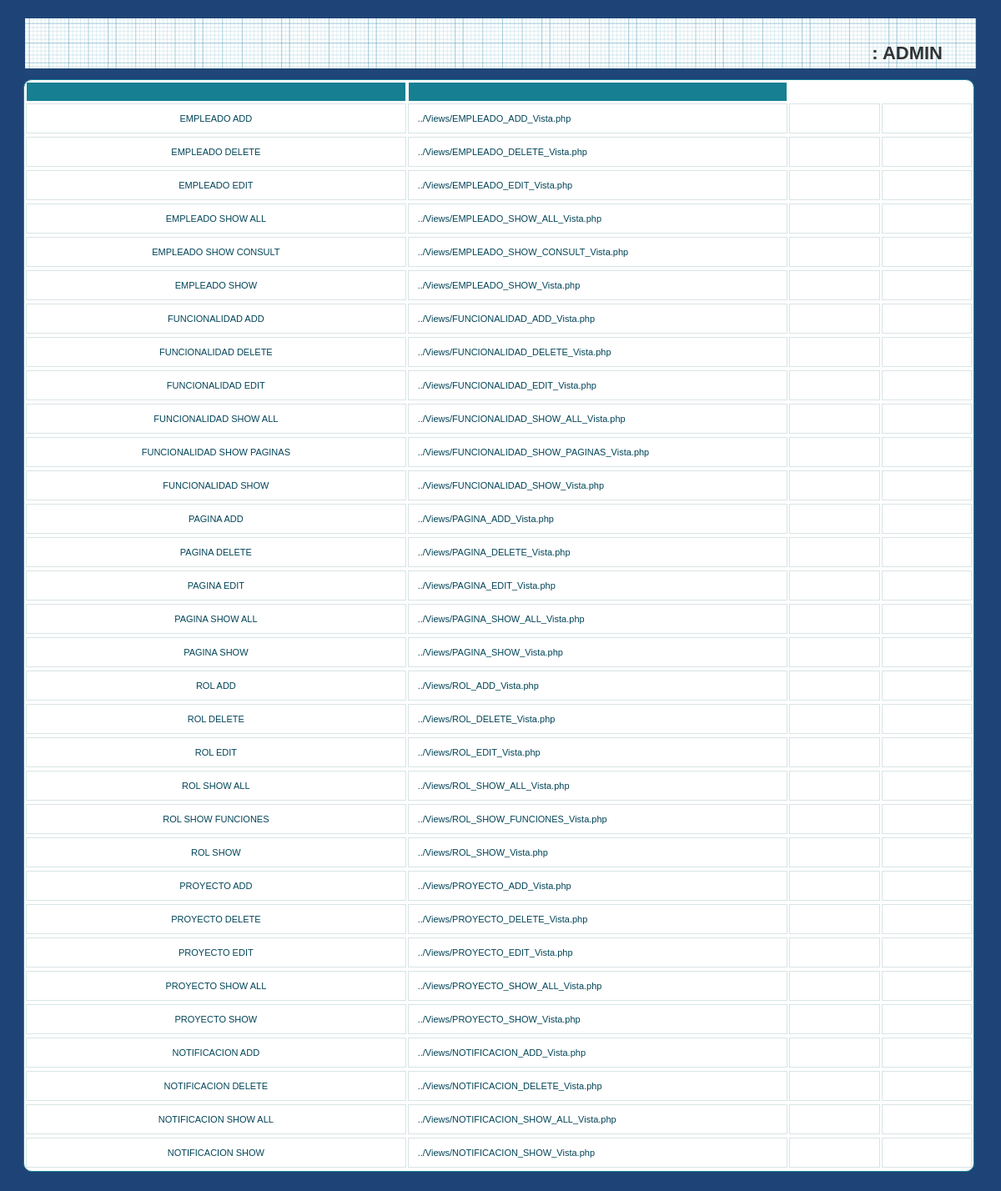
The app's page /et3_iu/Controllers/PAGINA_Controller.php (signed in) with its own data.
### tables this page shows
CREATE TABLE IF NOT EXISTS `PAGINA` (
`PAGINA_ID` int(10) NOT NULL,
  `PAGINA_LINK` varchar(50) NOT NULL,
  `PAGINA_NOM` varchar(80) NOT NULL
);

### et3_iu/Controllers/PAGINA_Controller.php (called while the page is built, shortened)
<?php
	Switch ($_REQUEST['accion']) {
		default:
			if (!isset($_REQUEST['PAGINA_NOM'])) {
				$pagina = new Pagina('', '');
			} else {
				$pagina = get_data_form();
			}
			$datos = $pagina->ConsultarTodo();
			if (!tienePermisos('Pagina_Default')) {
				new Mensaje('No tienes los permisos necesarios', '../Views/DEFAULT_Vista.php');
			} else {
				new Pagina_Default($datos, '../Views/DEFAULT_Vista.php');
			}
	}
?>

### et3_iu/Views/PAGINA_SHOW_ALL_Vista.php (the view, shortened to what this page needs)
<?php
class Pagina_default{
	private $datos;
	function __construct($array, $volver){
		$this->datos = $array;
		$this->render();
	}
	function render(){
		?>
        <link rel="stylesheet" href="../Styles/styles.css" type="text/css" media="screen" />
		<head></head>
			<p>
				<h2>
					<div>
						<?php
						$lista = array('PAGINA_NOM','PAGINA_LINK');
						?>
						<head>
							<link rel="stylesheet" href="../Styles/styles.css" type="text/css" media="screen" />
							<link rel="stylesheet" type="text/css" href="../Styles/print.css" media="print" />
						</head>
						<div id="wrapper">
							<nav>
								<div class="menu">
									<ul>
										<li><a href="../Functions/Desconectar.php"><?php echo  $strings['Cerrar Sesión']; ?></a></li>
										<li><?php echo $strings['Usuario'].": ". $_SESSION['login']; ?></li>
									</ul>
								</div>
							</nav>
						<table id="btable" border = 1>
							<tr>
								<?php
								foreach($lista as $titulo){
									echo "<th>";
									?>
									</th>
									<?php
								}
								?>
							</tr>
							<?php
							for ($j=0;$j<count($this->datos);$j++){
								echo "<tr>";
								foreach ($this->datos [$j] as $clave => $valor) {
									for ($i = 0; $i < count($lista); $i++) {
										if ($clave === $lista[$i]) {
											?>
											<?php
											echo "<td>";
											echo $valor;
											echo "</td>";
										}
									}
								}
								?>
								<td>
								</td>
								<td>
								</td>
								<?php
								echo "<tr>";
							}
							?>
						</table>
					</div>
			</p>
		<?php
	}
}

### et3_iu/Styles/styles.css (style rules this page uses)
* { margin: 0; padding: 0; }
ul li { list-style-type:none; }
header, footer, section, aside, nav, article { display: block; }
#wrapper { width: 1140px; margin: 0 auto; margin-top: 5px; margin-bottom: 5px; }
nav { width: 1140px; height: 69px; margin: 0 auto; background: #1F4677 url(../images/blueprintpaper.png) repeat-x; }
h1,h2,h3,h4,h5,h6 { font-weight: bold; clear: both; color: #333; list-style-type:none; }
p { margin-bottom: 18px; }
li { padding-left: 5px; }
nav .menu { font-size: 22px; font-weight: bold; }
nav .menu ul { margin: 0; padding: 25px 0 0 20px; list-style: none; line-height: normal; }
nav .menu li { display: block; float: right; }
table { white-space: normal; line-height: normal; font-weight: normal; font-size: small; font-style: normal; color: black; text-align: center; font-variant: normal; border-color: gray; background-color: white; }
#btable { white-space: normal; line-height: normal; font-weight: normal; font-size: 11px; font-style: normal; color: black; text-align: center; font-variant: normal; border-color: gray; background-color: white; margin-left: -2px; }
#btable { width: 100%; overflow: hidden; background: #FFF; color: #024457; border-radius: 10px; border: 1px solid #167F92; }
#btable tr { border: 1px solid #D9E4E6; }
#btable tr:nth-child(odd) { background-color: #EAF3F3; }
#btable th { display: none; border: 1px solid #FFF; background-color: #167F92; color: #FFF; padding: 1em; }
#btable th:first-child { display: table-cell; text-align: center; }
#btable th:nth-child(2) { display: table-cell; }
#btable th:nth-child(2):after { content: attr(data-th); }
@media (min-width: 480px) { #btable th:nth-child(2):after { display: none; } }
#btable td { display: block; word-wrap: break-word; max-width: 7em; }
#btable td:first-child { display: table-cell; text-align: center; border-right: 1px solid #D9E4E6; }
@media (min-width: 480px) { #btable td { border: 1px solid #D9E4E6; } }
#btable th, #btable td { text-align: left; margin: .5em 1em; }
@media (min-width: 480px) { #btable th, #btable td { display: table-cell; padding: 1em; } }
#content p, ul, ol, hr { margin-bottom: 24px; }
#content h1, h2, h3, h4, h5, h6 { color: #333; margin: 0 0 20px 0; line-height: 1.5em; }
* { margin-top: 4px; }

### et3_iu/Styles/print.css (style rules this page uses)
nav, footer, header, aside { display : none; }

### records on screen
pagina: PAGINA_NOM "EMPLEADO ADD", PAGINA_LINK "../Views/EMPLEADO_ADD_Vista.php"
pagina: PAGINA_NOM "EMPLEADO DELETE", PAGINA_LINK "../Views/EMPLEADO_DELETE_Vista.php"
pagina: PAGINA_NOM "EMPLEADO EDIT", PAGINA_LINK "../Views/EMPLEADO_EDIT_Vista.php"
pagina: PAGINA_NOM "EMPLEADO SHOW ALL", PAGINA_LINK "../Views/EMPLEADO_SHOW_ALL_Vista.php"
pagina: PAGINA_NOM "EMPLEADO SHOW CONSULT", PAGINA_LINK "../Views/EMPLEADO_SHOW_CONSULT_Vista.php"
pagina: PAGINA_NOM "EMPLEADO SHOW", PAGINA_LINK "../Views/EMPLEADO_SHOW_Vista.php"
pagina: PAGINA_NOM "FUNCIONALIDAD ADD", PAGINA_LINK "../Views/FUNCIONALIDAD_ADD_Vista.php"
pagina: PAGINA_NOM "FUNCIONALIDAD DELETE", PAGINA_LINK "../Views/FUNCIONALIDAD_DELETE_Vista.php"
pagina: PAGINA_NOM "FUNCIONALIDAD EDIT", PAGINA_LINK "../Views/FUNCIONALIDAD_EDIT_Vista.php"
pagina: PAGINA_NOM "FUNCIONALIDAD SHOW ALL", PAGINA_LINK "../Views/FUNCIONALIDAD_SHOW_ALL_Vista.php"
pagina: PAGINA_NOM "FUNCIONALIDAD SHOW PAGINAS", PAGINA_LINK "../Views/FUNCIONALIDAD_SHOW_PAGINAS_Vista.php"
pagina: PAGINA_NOM "FUNCIONALIDAD SHOW", PAGINA_LINK "../Views/FUNCIONALIDAD_SHOW_Vista.php"
pagina: PAGINA_NOM "PAGINA ADD", PAGINA_LINK "../Views/PAGINA_ADD_Vista.php"
pagina: PAGINA_NOM "PAGINA DELETE", PAGINA_LINK "../Views/PAGINA_DELETE_Vista.php"
pagina: PAGINA_NOM "PAGINA EDIT", PAGINA_LINK "../Views/PAGINA_EDIT_Vista.php"
pagina: PAGINA_NOM "PAGINA SHOW ALL", PAGINA_LINK "../Views/PAGINA_SHOW_ALL_Vista.php"
pagina: PAGINA_NOM "PAGINA SHOW", PAGINA_LINK "../Views/PAGINA_SHOW_Vista.php"
pagina: PAGINA_NOM "ROL ADD", PAGINA_LINK "../Views/ROL_ADD_Vista.php"
pagina: PAGINA_NOM "ROL DELETE", PAGINA_LINK "../Views/ROL_DELETE_Vista.php"
pagina: PAGINA_NOM "ROL EDIT", PAGINA_LINK "../Views/ROL_EDIT_Vista.php"
pagina: PAGINA_NOM "ROL SHOW ALL", PAGINA_LINK "../Views/ROL_SHOW_ALL_Vista.php"
pagina: PAGINA_NOM "ROL SHOW FUNCIONES", PAGINA_LINK "../Views/ROL_SHOW_FUNCIONES_Vista.php"
pagina: PAGINA_NOM "ROL SHOW", PAGINA_LINK "../Views/ROL_SHOW_Vista.php"
pagina: PAGINA_NOM "PROYECTO ADD", PAGINA_LINK "../Views/PROYECTO_ADD_Vista.php"
pagina: PAGINA_NOM "PROYECTO DELETE", PAGINA_LINK "../Views/PROYECTO_DELETE_Vista.php"
pagina: PAGINA_NOM "PROYECTO EDIT", PAGINA_LINK "../Views/PROYECTO_EDIT_Vista.php"
pagina: PAGINA_NOM "PROYECTO SHOW ALL", PAGINA_LINK "../Views/PROYECTO_SHOW_ALL_Vista.php"
pagina: PAGINA_NOM "PROYECTO SHOW", PAGINA_LINK "../Views/PROYECTO_SHOW_Vista.php"
pagina: PAGINA_NOM "NOTIFICACION ADD", PAGINA_LINK "../Views/NOTIFICACION_ADD_Vista.php"
pagina: PAGINA_NOM "NOTIFICACION DELETE", PAGINA_LINK "../Views/NOTIFICACION_DELETE_Vista.php"
pagina: PAGINA_NOM "NOTIFICACION SHOW ALL", PAGINA_LINK "../Views/NOTIFICACION_SHOW_ALL_Vista.php"
pagina: PAGINA_NOM "NOTIFICACION SHOW", PAGINA_LINK "../Views/NOTIFICACION_SHOW_Vista.php"

### other values on screen
$_SESSION['login'] "ADMIN"
